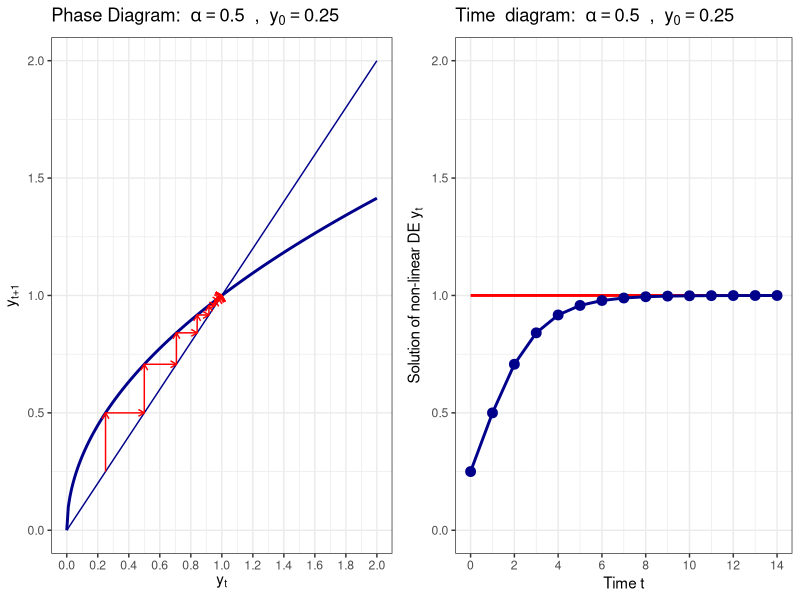
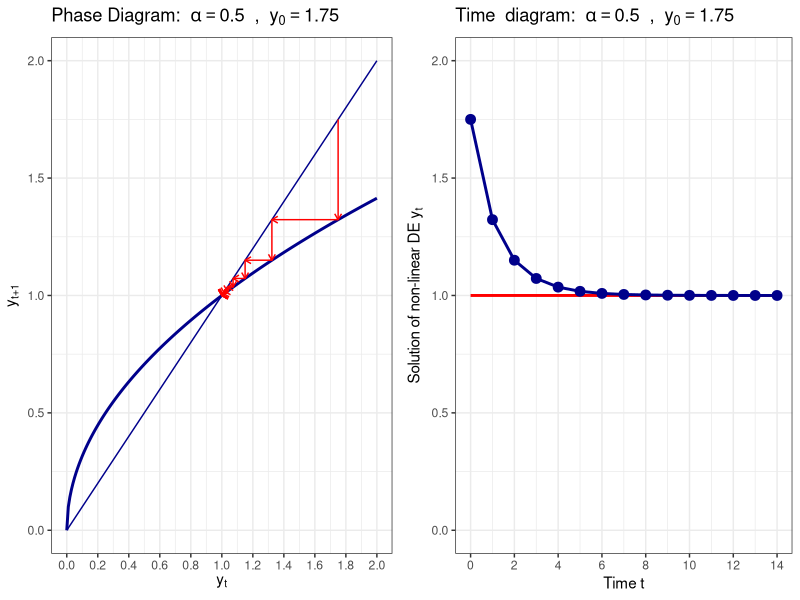
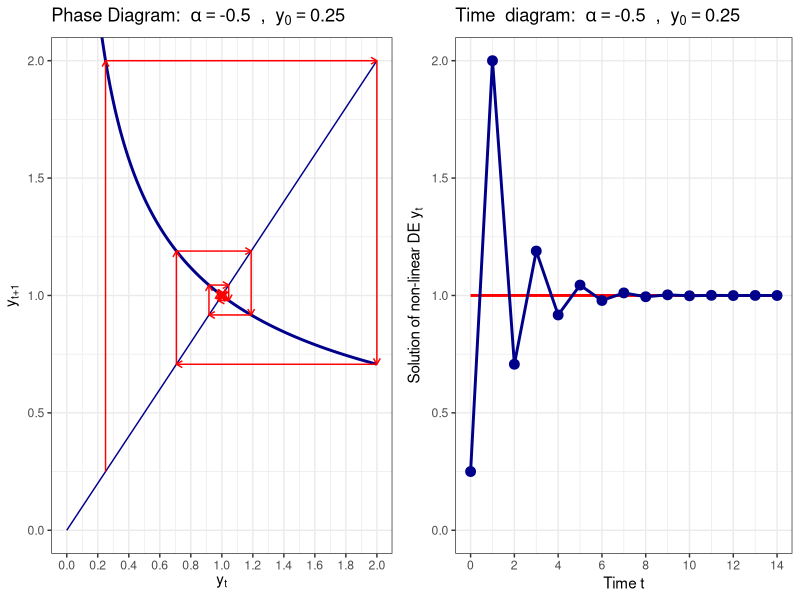
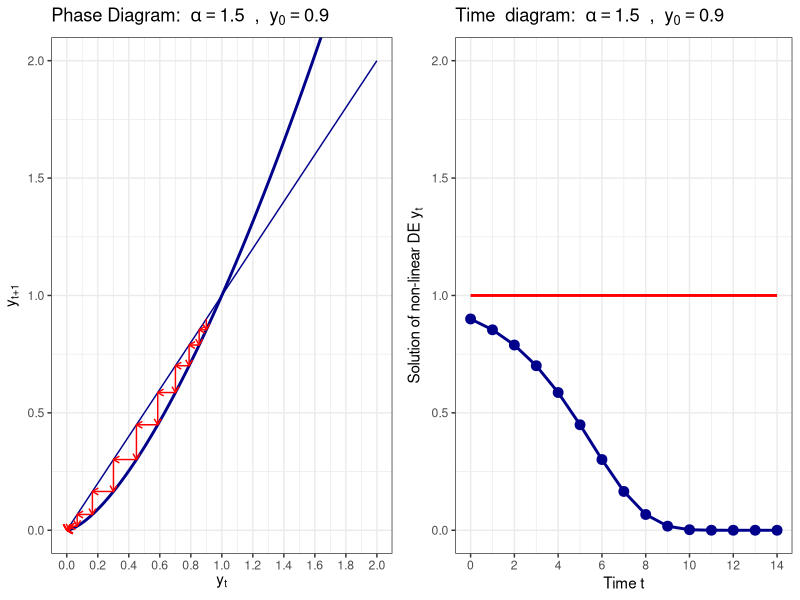
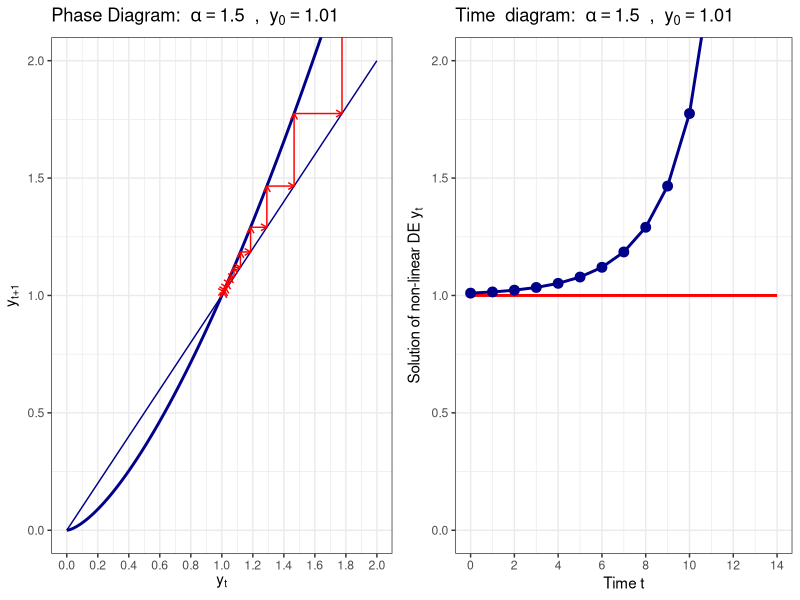
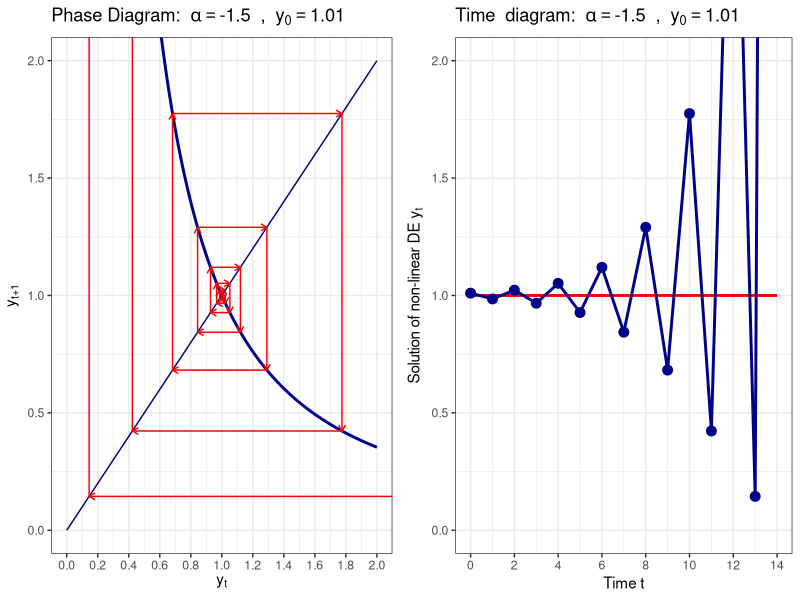

R code for these plots, in order:
#######################################
### Non-Linear Difference Equations
#######################################

# Clear the workspace and load libraries
rm(list = ls())
library(reshape2)
library(base)
library(ggplot2)
library(grid)
library(stringr)
library(tidyverse)
library(gridExtra) 


########### 
# Iterates forward the non-difference equation with f(y) = y^alpha
#     y_0   : starting value
#     alpha : curvature parameter
#     T     : for how many periods to iterate
########### 
diff_eq <- function(y_0, alpha, T) {
  y <- y_0
  if(T > 0) {
    for (t in 2:(T+1)) {
      y[t] = y[t-1]^alpha
    }
  }
  return(y)
} 


########### 
# Generates a phase diagram with some starting value for T periods
#     y_0   : starting value
#     alpha : parameter of the difference equation
#     T     : for how many periods to iterate
###########
plot_phase <- function(y_0, alpha, T) {
  
  # simulate equation forward
  y <- diff_eq(y_0, alpha, T)
  
  # First plot the function itself
  dat <- data.frame(
    x = seq(0.0, 2, by=0.01),
    f = seq(0.0, 2, by=0.01)^alpha
  )
  
  myplot <- ggplot(data=dat) + 
    geom_line(aes(x=x, y=f), color= "darkblue", size=1) +
    geom_line(aes(x=x, y=x), color= "darkblue", size=0.5) +
    coord_cartesian(xlim=c(0, 2), ylim=c(0, 2)) + 
    scale_x_continuous(breaks=seq(0, 2, 0.2)) +
    labs(x = expression('y'['t']),
         y = expression('y'['t+1']),
         title= bquote("Phase Diagram: " ~ alpha == .(alpha) ~ " , " ~ y[0] == .(y_0))) +
    theme_bw()
  
  # add single steps to the phase diagram
  if(T >= 1) {
    for (t in 1:T) {
      
      # add the vertical line
      dat <- data.frame(d1 = c(y[t], y[t]),
                        d2 = c(y[t], y[t+1]))
      myplot <- myplot + geom_path(data=dat, aes(x=d1, y=d2), color = "red", size=0.5, arrow = arrow(length = unit(0.02, "npc")))
      
      # add the horizontal line
      dat <- data.frame(d1 = c(y[t], y[t+1]),
                        d2 = c(y[t+1], y[t+1]))
      myplot <- myplot + geom_path(data=dat, aes(x=d1, y=d2), color = "red", size=0.5, arrow = arrow(length = unit(0.02, "npc")))
    }
  }
  
  # print the plot
  return(myplot)
}


########### 
# Plots a forward simulated difference equation
#     y_0   : starting value
#     alpha : parameter of the difference equation
#     T     : for how many periods to iterate
########### 
plot_diff <- function(y_0, alpha, T) {
  
  # simulate equation forward
  y <- diff_eq(y_0, alpha, T)
  
  # generate plotting data
  dat <- data.frame(
    time = seq(0, T, 1),
    DE = y,
    stst = array(1, c(T+1))
  )
  
  aval <- sprintf("%5.2f", alpha)
  yval <- sprintf("%5.2f", y_0)
  
  # now generate the plot
  myplot <- ggplot(data=dat) + 
    geom_line(aes(x=time, y=stst), color="red", size=1) +
    geom_line(aes(x=time, y=DE), color="darkblue", size=1) +
    geom_point(aes(x=time, y=DE), color="darkblue", size=3, show.legend = FALSE) +
    coord_cartesian(xlim=c(0, T), ylim=c(0,2)) + 
    scale_x_continuous(breaks=seq(0, T, 2)) +
    labs(x = "Time t",
         y = expression(paste("Solution of non-linear DE ", y[t])),
         title= bquote("Time  diagram: " ~ alpha == .(alpha) ~ " , " ~ y[0] == .(y_0))) +
    theme_bw()
  
  # print the plot
  return(myplot)
}


########### 
# Plot Phase and Time Diagram into one graph
#     y_0   : starting value
#     alpha : parameter of the difference equation
#     T     : for how many periods to iterate
###########
plot_both <- function(y_0, alpha, T) {
  
  #  phase diagram
  phase_diagram <- plot_phase(y_0, alpha, T)
  
  # time diagram
  time_diagram <- plot_diff(y_0, alpha, T)
  
  # plot one next to the other
  grid.arrange(phase_diagram, time_diagram, ncol=2)
}



########### 
# Generate different plots
########### 

T = 14;

# Monotone convergence from left
plot_both(0.25, 0.5, T)

# Monotone convergence from right
plot_both(1.75, 0.5, T)

# Alternating convergence
plot_both(0.25, -0.5, T)

# Monotone convergence to other steady state
plot_both(0.9, 1.5, T)

# Monotone divergence
plot_both(1.01, 1.5, T)

# Alternating divergence
plot_both(1.01, -1.5, T)
